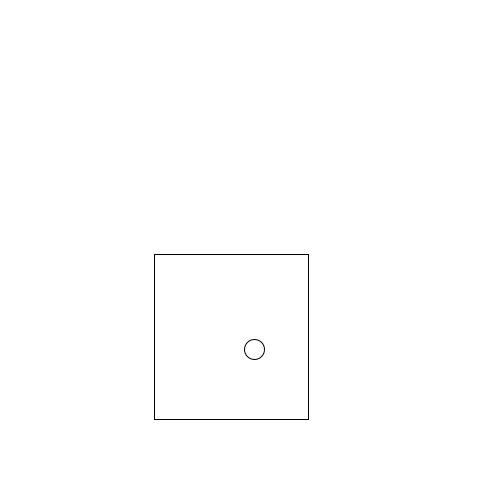
Frame 1 (no input)
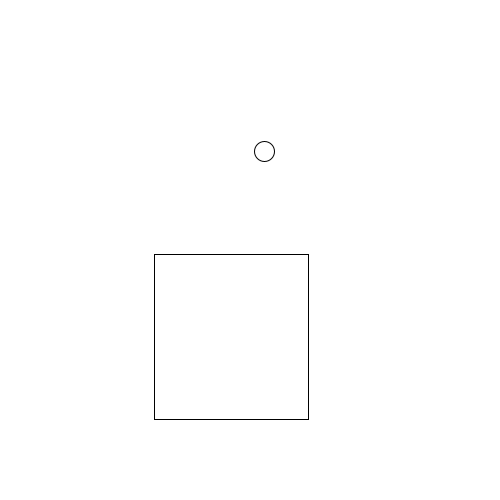
Frame 60 (the mouse pressed at the canvas centre just before this capture)
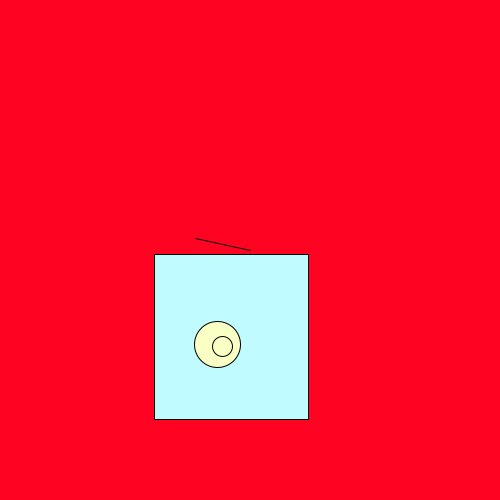
Frame 120 (the mouse held since frame 60 and released just before this capture)

The Processing sketch that drew these frames (run headless with seeded random() and noise(); from frame 60 on, the mouse is pressed at the canvas centre):

// Processing sketch: processing_158479
// ── processing_158479.pde

float i=0;
float arroz=154;
float papa=45;
float cebolla;
void setup() {
  size(500, 500);

  colorMode(HSB);
}
void draw() {
  background(0, 0, 255);

  arroz=arroz*1.00084;
  if (random(width/2)>1) {
    background(mouseX, mouseY, 255);
  }

  if (mouseX>width/2) {
    fill(random(255), random(255), 250);
    ellipse(arroz, 155, 185, 180);
    triangle(25, 154, 487, 168, 295, 475);
  }
  if (mouseY>height/2) {
    fill(random(255), random(255), 252);
    ellipse(101, 246, 335, 425);
  }
  else {
    rect(154, 254, 154, 165);
  }  
  if (mousePressed) { 
    fill(random(255), random(255), 255);
    ellipse(pmouseX, pmouseY, cebolla, cebolla);
    line(height/2, width/2, random(width), random(height));
    float posicionX = 100*sin(i);
    float posicionY = 100*cos(i);
    ellipse(width/2+posicionX, height/2+posicionY, 46, 46);
  }

  i=i+0.05;
  float posicionX = 100*sin(i);
  float posicionY = 100*cos(i);
  ellipse(width/2+posicionX, height/2+posicionY, 20, 20);
}

void mouseReleased() {
  cebolla=random(height);
}
